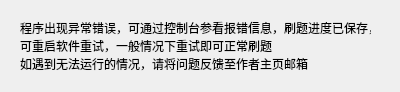
<?xml version="1.0" encoding="UTF-8"?>
<ui version="4.0">
 <class>Form</class>
 <widget class="QWidget" name="Form">
  <property name="geometry">
   <rect>
    <x>0</x>
    <y>0</y>
    <width>400</width>
    <height>92</height>
   </rect>
  </property>
  <property name="windowTitle">
   <string>程序错误</string>
  </property>
  <widget class="QLabel" name="label">
   <property name="geometry">
    <rect>
     <x>20</x>
     <y>20</y>
     <width>351</width>
     <height>51</height>
    </rect>
   </property>
   <property name="text">
    <string>程序出现异常错误，可通过控制台参看报错信息，刷题进度已保存，
可重启软件重试，一般情况下重试即可正常刷题
如遇到无法运行的情况，请将问题反馈至作者主页邮箱</string>
   </property>
  </widget>
 </widget>
 <resources/>
 <connections/>
</ui>
